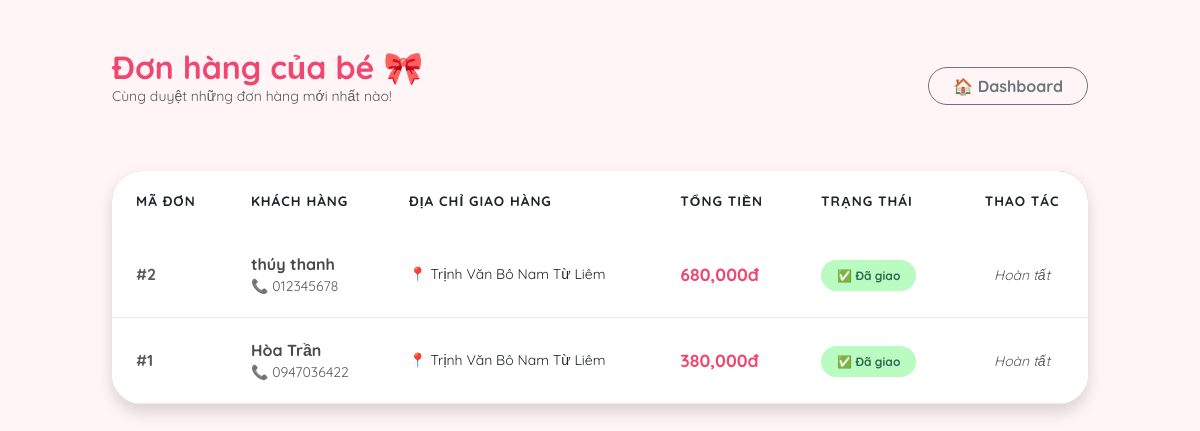
The page /shop_quanao/admin/manage_orders.php (signed in) on the database its author committed.
### tables this page shows
CREATE TABLE `orders` (
  `id` int(11) NOT NULL,
  `user_id` int(11) DEFAULT NULL,
  `fullname` varchar(255) NOT NULL,
  `address` text NOT NULL,
  `phone` varchar(20) NOT NULL,
  `total_price` decimal(10,2) NOT NULL,
  `status` int(11) DEFAULT 0,
  `created_at` timestamp NOT NULL DEFAULT current_timestamp()
);

### shop_quanao/admin/manage_orders.php (the view, shortened to what this page needs)
<?php
include '../config/db.php';
$orders = $conn->query("SELECT * FROM orders ORDER BY created_at DESC");
?>
<!DOCTYPE html>
<html lang="vi">
<head>
    <link href="https://cdn.jsdelivr.net/npm/bootstrap@5.3.0/dist/css/bootstrap.min.css" rel="stylesheet">
</head>
<body class="py-5">
<div class="container">
    <div class="d-flex justify-content-between align-items-center mb-5">
        <div>
            <h2 class="fw-bold m-0" style="color: #ef476f;">Đơn hàng của bé 🎀</h2>
            <p class="text-muted small">Cùng duyệt những đơn hàng mới nhất nào!</p>
        </div>
        <a href="index.php" class="btn btn-outline-secondary rounded-pill px-4 fw-bold">🏠 Dashboard</a>
    </div>
    <div class="order-container shadow">
        <div class="table-responsive">
            <table class="table mb-0">
                <thead>
                    <tr>
                        <th class="ps-4">Mã đơn</th>
                        <th>Khách hàng</th>
                        <th>Địa chỉ giao hàng</th>
                        <th>Tổng tiền</th>
                        <th>Trạng thái</th>
                        <th class="text-center">Thao tác</th>
                    </tr>
                </thead>
                <tbody>
                    <?php if($orders->num_rows > 0): ?>
                        <?php while($row = $orders->fetch_assoc()): ?>
                        <tr>
                            <td class="ps-4 fw-bold text-muted">#<?php echo $row['id']; ?></td>
                            <td>
                                <div class="fw-bold" style="color: #4a4a4a;"><?php echo htmlspecialchars($row['fullname']); ?></div>
                                <div class="small text-muted">📞 <?php echo $row['phone']; ?></div>
                            </td>
                            <td>
                                <div class="small text-truncate" style="max-width: 200px;" title="<?php echo $row['address']; ?>">
                                    📍 <?php echo htmlspecialchars($row['address']); ?>
                                </div>
                            </td>
                            <td><span class="price-tag"><?php echo number_format($row['total_price']); ?>đ</span></td>
                            <td>
                                <?php if($row['status'] == 0): ?>
                                    <span class="badge-status bg-wait">🧁 Chờ duyệt</span>
                                <?php elseif($row['status'] == 1): ?>
                                    <span class="badge-status" style="background: #fff3cd; color: #856404;">📦 Đã xác nhận</span>
                                <?php else: ?>
                                    <span class="badge-status bg-done">✅ Đã giao</span>
                                <?php endif; ?>
                            </td>
                            <td class="text-center">
                                <?php if($row['status'] == 0): ?>
                                    <a href="?confirm=<?php echo $row['id']; ?>" class="btn btn-confirm">Xác nhận ✨</a>
                                <?php elseif($row['status'] == 1): ?>
                                    <a href="?deliver=<?php echo $row['id']; ?>" class="btn btn-confirm" style="background: #20c997;">Giao hàng ✅</a>
                                <?php else: ?>
                                    <span class="text-muted small fst-italic">Hoàn tất</span>
                                <?php endif; ?>
                            </td>
                        </tr>
                        <?php endwhile; ?>
                    <?php endif; ?>
                </tbody>
            </table>
        </div>
    </div>
</div>
</body>
</html>

### shop_quanao/admin/manage_orders.php (style rules this page uses)
:root { --pink-primary: #ff85a2; --pink-soft: #fbe4e9; --peach: #ffcaaf; --mint: #b9fbc0; }
body { background: #fff5f7; font-family: 'Quicksand', sans-serif; color: #4a4a4a; }
.container { max-width: 1000px; }
.order-container { background: white; border-radius: 30px; box-shadow: 0 15px 40px rgba(255, 133, 162, 0.1); border: none; overflow: hidden; margin-top: 20px; }
.table thead { background: linear-gradient(135deg, #ff85a2 0%, #ef476f 100%); color: white; border: none; }
.table thead th { padding: 20px; font-weight: 700; border: none; text-transform: uppercase; font-size: 0.85rem; letter-spacing: 1px; }
.table tbody tr { transition: all 0.3s; }
.table td { padding: 20px; border-bottom: 1px solid #fbe4e9; vertical-align: middle; }
.badge-status { padding: 8px 16px; border-radius: 50px; font-weight: 700; font-size: 0.75rem; }
.bg-done { background: var(--mint); color: #2d6a4f; }
.price-tag { color: #ef476f; font-weight: 800; font-size: 1.1rem; }

### rows shown on the page
orders: id "2", fullname "thúy thanh", phone "012345678", address "Trịnh Văn Bô Nam Từ Liêm", total_price "680,000", status "✅ Đã giao"
orders: id "1", fullname "Hòa Trần", phone "0947036422", address "Trịnh Văn Bô Nam Từ Liêm", total_price "380,000", status "✅ Đã giao"
